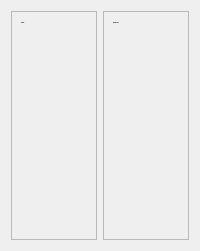
            <widget class="QWidget" name="keterangan_blok">
             <property name="styleSheet">
              <string notr="true"/>
             </property>
             <layout class="QHBoxLayout" name="horizontalLayout_10">
              <item>
               <widget class="QFrame" name="frame_28">
                <property name="frameShape">
                 <enum>QFrame::StyledPanel</enum>
                </property>
                <property name="frameShadow">
                 <enum>QFrame::Raised</enum>
                </property>
                <layout class="QVBoxLayout" name="verticalLayout_26">
                 <item>
                  <widget class="QLabel" name="label_19">
                   <property name="font">
                    <font>
                     <family>poppins</family>
                     <pointsize>-1</pointsize>
                     <weight>75</weight>
                     <bold>true</bold>
                    </font>
                   </property>
                   <property name="text">
                    <string>Ulasan</string>
                   </property>
                  </widget>
                 </item>
                 <item>
                  <widget class="QLabel" name="ulasan_blok">
                   <property name="minimumSize">
                    <size>
                     <width>0</width>
                     <height>200</height>
                    </size>
                   </property>
                   <property name="text">
                    <string/>
                   </property>
                   <property name="alignment">
                    <set>Qt::AlignLeading|Qt::AlignLeft|Qt::AlignTop</set>
                   </property>
                  </widget>
                 </item>
                </layout>
               </widget>
              </item>
              <item>
               <widget class="QFrame" name="frame_27">
                <property name="frameShape">
                 <enum>QFrame::StyledPanel</enum>
                </property>
                <property name="frameShadow">
                 <enum>QFrame::Raised</enum>
                </property>
                <layout class="QVBoxLayout" name="verticalLayout_22">
                 <item>
                  <widget class="QLabel" name="label_28">
                   <property name="font">
                    <font>
                     <family>poppins</family>
                     <pointsize>-1</pointsize>
                     <weight>75</weight>
                     <bold>true</bold>
                    </font>
                   </property>
                   <property name="text">
                    <string>Kesimpulan</string>
                   </property>
                  </widget>
                 </item>
                 <item>
                  <widget class="QLabel" name="kesimpulan_blok">
                   <property name="minimumSize">
                    <size>
                     <width>0</width>
                     <height>200</height>
                    </size>
                   </property>
                   <property name="text">
                    <string/>
                   </property>
                   <property name="alignment">
                    <set>Qt::AlignLeading|Qt::AlignLeft|Qt::AlignTop</set>
                   </property>
                  </widget>
                 </item>
                </layout>
               </widget>
              </item>
             </layout>
            </widget>
